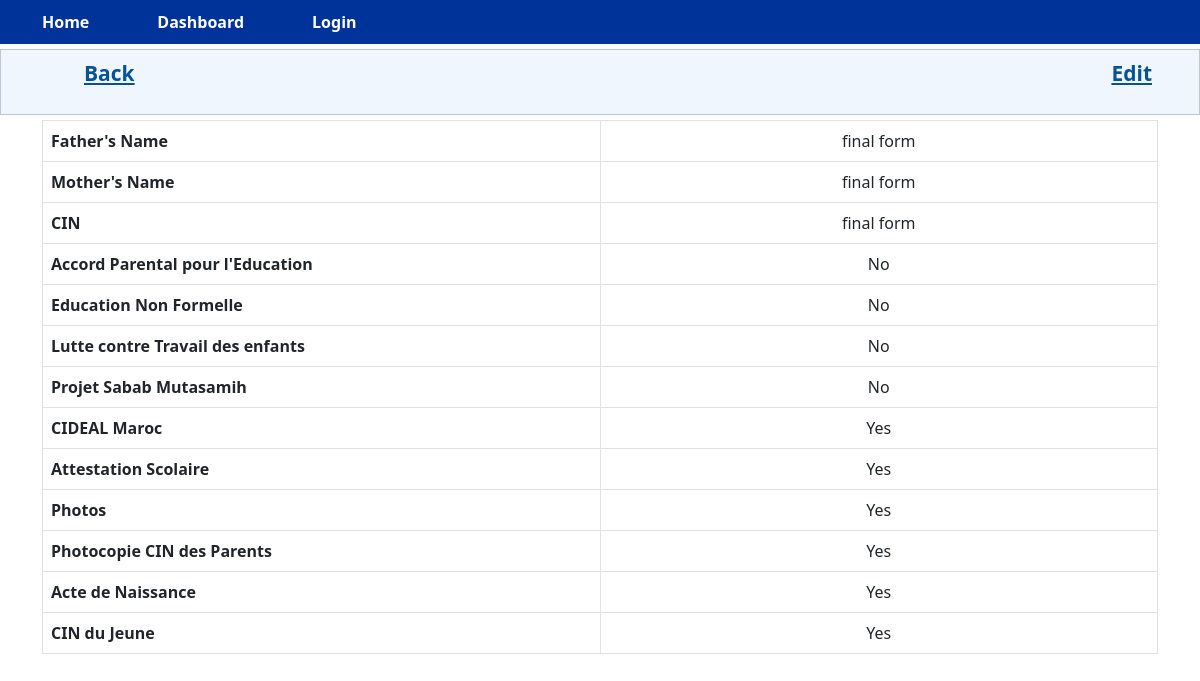
Before: /view_family/27 with the older database file.
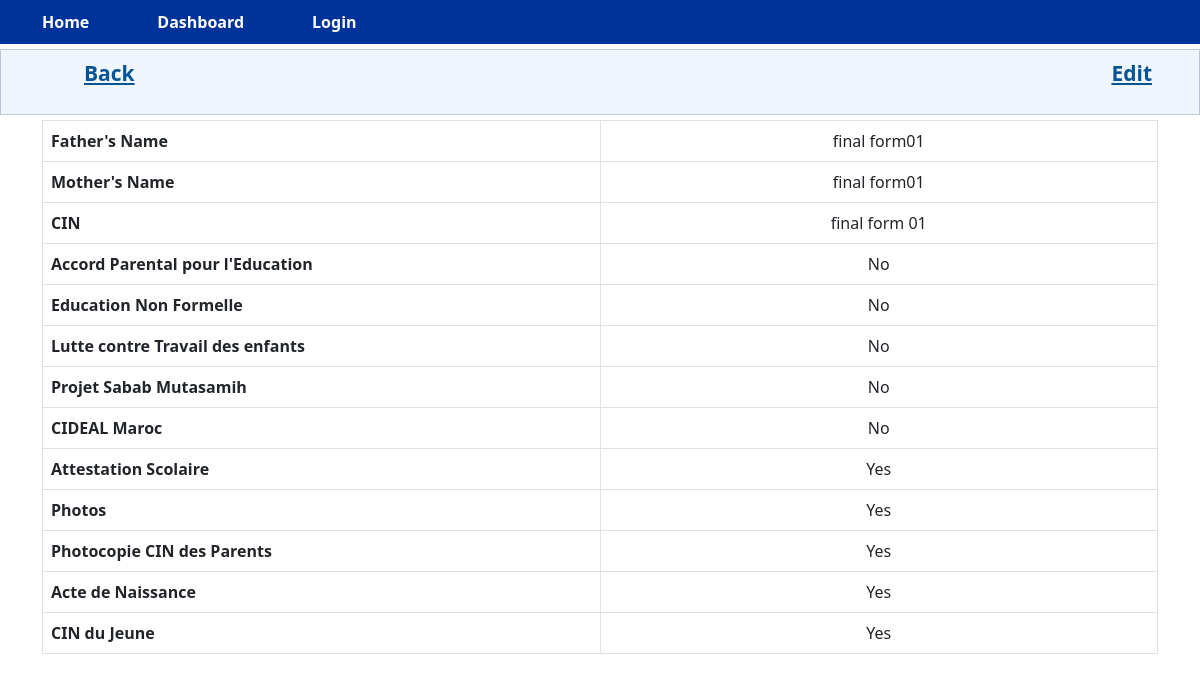
After: the same page with the newer database file.
### app.py (models this page shows)
class Family(db.Model, UserMixin):
    id = db.Column(db.Integer, primary_key=True)
    pere_name = db.Column(db.String(100), nullable=False)
    maman_name = db.Column(db.String(100), nullable=False)
    cin = db.Column(db.String(20), nullable=True)
    Accord_P_Education_parental = db.Column(db.Boolean, default=False, nullable=True)
    Education_Non_Formelle = db.Column(db.Boolean, default=False, nullable=True)
    lutte_contre_Travail_des_enfants = db.Column(db.Boolean, default=False, nullable=True)
    Projet_Sabab_Mutasamih = db.Column(db.Boolean, default=False, nullable=True)
    CIDEAL_Maroc = db.Column(db.Boolean, default=False, nullable=True)
    Attestation_scolaire = db.Column(db.Boolean, default=False, nullable=True)
    Photos = db.Column(db.Boolean, default=False, nullable=True)
    photocopie_CIN_parents = db.Column(db.Boolean, default=False, nullable=True)
    Acte_de_naissance = db.Column(db.Boolean, default=False, nullable=True)
    CIN_du_jeune = db.Column(db.Boolean, default=False, nullable=True)
    children_id = db.Column(db.Integer, db.ForeignKey('children.id'))
    children = db.relationship('Children', backref='family')

### app.py (the view)
@app.route('/view_family/<int:child_id>')
def view_family(child_id):
    child = Children.query.get_or_404(child_id)
    family = Family.query.filter_by(children_id=child.id).first()
    form = FamilyForm()
    return render_template('view_family.html', child=child, family=family, form=form)

### templates/view_family.html (shortened to what this page needs)
{% extends 'dashboard.html' %}
{% block page_content %}
<div class="sidenav">
    <ul class="navbar">
        <li class="nav-item"><a href="{{ url_for('view_children', child_id=child.id) }}"> Back </a></li>
        <li class="nav-item"><a href="{{ url_for('edit_family', child_id=child.id) }}">Edit</a></li>
    </ul>
</div>
    {% if family %}
        <div class="container">
          <table class="table table-bordered">
              <tr>
                  <th>Father's Name</th>
                  <td>{{ family.pere_name }}</td>
              </tr>
              <tr>
                  <th>Mother's Name</th>
                  <td>{{ family.maman_name }}</td>
              </tr>
              <tr>
                  <th>CIN</th>
                  <td>{{ family.cin }}</td>
              </tr>
              <tr>
                  <th>Accord Parental pour l'Education</th>
                  <td>{{ 'Yes' if family.Accord_P_Education_parental else 'No' }}</td>
              </tr>
              <tr>
                  <th>Education Non Formelle</th>
                  <td>{{ 'Yes' if family.Education_Non_Formelle else 'No' }}</td>
              </tr>
              <tr>
                  <th>Lutte contre Travail des enfants</th>
                  <td>{{ 'Yes' if family.lutte_contre_Travail_des_enfants else 'No' }}</td>
              </tr>
              <tr>
                  <th>Projet Sabab Mutasamih</th>
                  <td>{{ 'Yes' if family.Projet_Sabab_Mutasamih else 'No' }}</td>
              </tr>
              <tr>
                  <th>CIDEAL Maroc</th>
                  <td>{{ 'Yes' if family.CIDEAL_Maroc else 'No' }}</td>
              </tr>
              <tr>
                  <th>Attestation Scolaire</th>
                  <td>{{ 'Yes' if family.Attestation_scolaire else 'No' }}</td>
              </tr>
              <tr>
                  <th>Photos</th>
                  <td>{{ 'Yes' if family.Photos else 'No' }}</td>
              </tr>
              <tr>
                  <th>Photocopie CIN des Parents</th>
                  <td>{{ 'Yes' if family.photocopie_CIN_parents else 'No' }}</td>
              </tr>
              <tr>
                  <th>Acte de Naissance</th>
                  <td>{{ 'Yes' if family.Acte_de_naissance else 'No' }}</td>
              </tr>
              <tr>
                  <th>CIN du Jeune</th>
                  <td>{{ 'Yes' if family.CIN_du_jeune else 'No' }}</td>
              </tr>
          </table>
        </div>
    {% else %}
        <p>No family information found for {{ child.name }}.</p>
    {% endif %}
{% endblock %}

### templates/dashboard.html (shortened to what this page needs)
{% extends 'base.html' %}

### templates/base.html (shortened to what this page needs)
{% extends 'bootstrap/base.html' %}

### templates/bootstrap/base.html (shortened to what this page needs)
<!DOCTYPE html>
<html lang="en">
<head>
    <link rel="stylesheet" href="https://cdnjs.cloudflare.com/ajax/libs/jqueryui/1.12.1/jquery-ui.min.css">
  <link rel="stylesheet" href="https://cdn.jsdelivr.net/npm/bootstrap@5.1.3/dist/css/bootstrap.min.css">
  <link rel="stylesheet" type="text/css" href="{{ url_for('static', filename='css/styles.css') }}">
  <link href="https://maxcdn.bootstrapcdn.com/bootstrap/5.0.0-alpha1/css/bootstrap.min.css" rel="stylesheet">
</head>
<body class="{% block body_class %}{% endblock %}">
  <nav>
    <ul>
      <li><a href="{{ url_for('home') }}">Home</a></li>
      <li><a href="{{ url_for('dashboard') }}">Dashboard</a></li>
      {% if current_user.is_authenticated %}
        <li><a href="{{ url_for('logout') }}">Logout</a></li>
      {% else %}
        <li><a href="{{ url_for('login') }}">Login</a></li>
      {% endif %}
    </ul>
  </nav>
  <main>
    {% block page_content %}{% endblock %}
  </main>
</body>
</html>

### static/css/styles.css (style rules this page uses)
nav { background-color: #003399; color: white; display: flex; justify-content: space-between; align-items: center; padding: 10px; }
nav ul { display: flex; list-style: none; margin: 0; padding: 0; }
nav ul li { margin-right: 20px; }
nav ul li:last-child { margin-right: 0; }
nav ul li a { color: white; text-decoration: none; font-weight: bold; }
ul { list-style: none; display: flex; justify-content: center; align-items: center; }
li { margin: 0 1rem; }
.sidenav { border: 1px solid #b8c9db; background-color: #eff6fd; margin: 5px 0 5px 0; padding: 0; }
.navbar { position: relative; display: flex; flex-wrap: wrap; align-items: center; justify-content: space-between; padding-top: 0.5rem; padding-bottom: 0rem; }
.nav-item { display: inline-block; padding: 0 15px 0 7px; position: relative; }
.nav-item a { color: #065495; font-size: 21px; font-weight: bold; padding-left: 28px; }
table { margin-bottom: 0px; }
a { text-decoration: none; color: #ffffff; padding: 0.5rem 1rem; border-radius: 0.5rem; transition: background-color 0.3s ease; }
table td { width: 50%; text-align: center; }
.table-bordered { width: 70%; }

Changed rows visible on the page:
changed Family "No": pere_name "final form" → "final form01"; maman_name "final form" → "final form01"; cin "final form" → "final form 01"; CIDEAL_Maroc "Yes" → "No"
